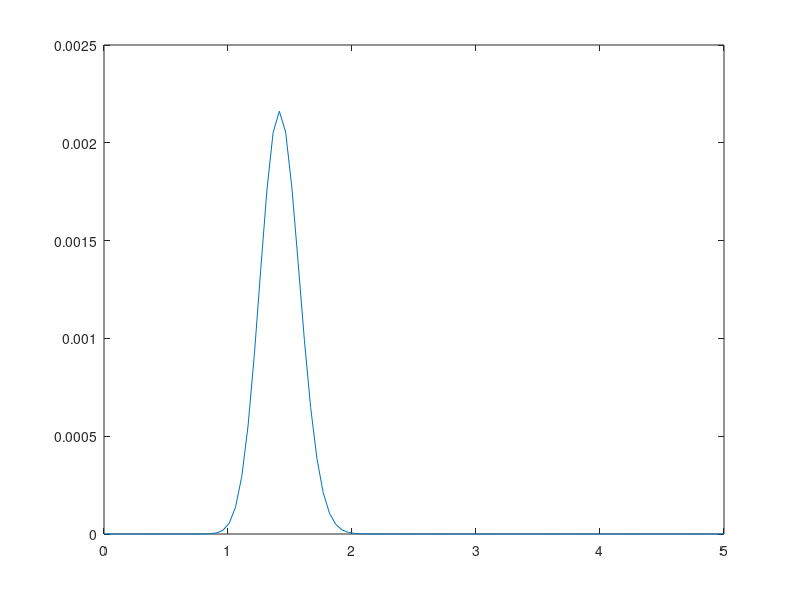

Write the MATLAB code that produced this figure.
clear;
clc;
% A = 627;
% B = 0;
% C = 14968;
A = 40;
B = 0;
C = 10;

% % x =0.01;
% 1/(x*log(x))+A/x+B-2*C*x;
x=linspace(0,5);
y = x.^A .* exp(B*x-C*x.^2);
% y = log(x).*x.^A.*exp(B.*x-C.*x.^2);
% y = log(-log(x))+A*log(x)+B*x-C*x.^2;
% y = 1./(x.*log(x))+A./x+B-2*C*x;
% y = -1./x.^2*( (1+log(x))/(log(x)).^2+A) -2*C;
% y = exp(B*x - C*x.^2 + A*log(x));
%  y = B.*x - C*x.^2 + A*log(x);
plot(x,y);
% % % plot(x,y);
% plot(x,y1);
% % plot(x,y2);